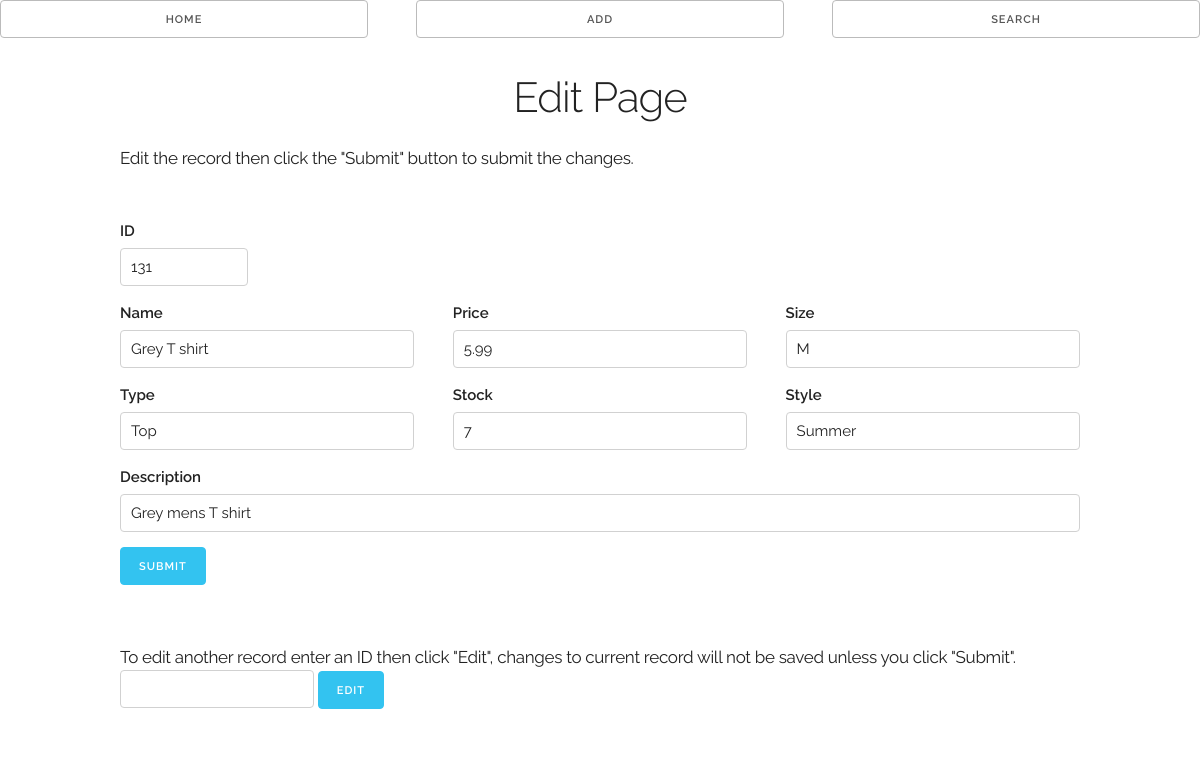
The page /edit.php?edit_ID=131 on the database its author committed.
### tables this page shows
CREATE TABLE `Items` (
  `Item_Name` varchar(100) NOT NULL,
  `Item_ID` int(225) unsigned NOT NULL AUTO_INCREMENT,
  `Item_Description` varchar(200) NOT NULL,
  `Item_Stock` int(225) unsigned NOT NULL,
  `Item_Type` varchar(100) NOT NULL,
  `Item_Style` varchar(100) NOT NULL,
  `Item_Size` varchar(100) NOT NULL,
  `Item_Price` double unsigned NOT NULL,
  PRIMARY KEY (`Item_ID`),
  FULLTEXT KEY `Item_Name` (`Item_Name`)
);

### edit.php (the view, shortened to what this page needs)
<!DOCTYPE html>
<html lang="en">
	<head>
		<link rel="stylesheet" href="css/normalize.css">
		<link rel="stylesheet" href="css/skeleton.css">
	</head>
	<body>
		<?php
			$username = "";
			$password = "";
			$host = "127.0.0.1";
			$db = $username;
			$connection = mysqli_connect($host, $username, $password, $db);
			if (mysqli_connect_error()){
			$message = "Failed to connect to MySQL: " . mysqli_connect_error();
			} else {
				if (!filter_var($_GET["edit_ID"], FILTER_VALIDATE_INT)) {
					$edit_ID = mysqli_real_escape_string($connection, $_POST["ID"]);
				} else {
					$edit_ID = mysqli_real_escape_string($connection, $_GET["edit_ID"]);
				}
				require 'exists.php';
				if (empty($edit_ID)) {
					$message = "Please enter a valid ID to edit";
				} else if (!filter_var($edit_ID, FILTER_VALIDATE_INT)) {
					$message = "The ID must be a whole number.";
				} else if (ID_Exists($edit_ID) == 0) {
					$message = "The ID " .$edit_ID. " does not exist in the database.";
				} else {
					$get_Result = mysqli_query($connection, "SELECT * FROM Items WHERE Item_ID LIKE '$edit_ID';");
					$row_Data = mysqli_fetch_assoc($get_Result);
					$edit_Name = $row_Data["Item_Name"];
					$edit_Price = $row_Data["Item_Price"];
					$edit_Size = $row_Data["Item_Size"];
					$edit_Type = $row_Data["Item_Type"];
					$edit_Stock = $row_Data["Item_Stock"];
					$edit_Style = $row_Data["Item_Style"];
					$edit_Description = $row_Data["Item_Description"];
				}
			}
		?>
		<div class ="row">
			<div class="four columns">
				<a class="button" style="display: block; width: 100%;" href="home.php">Home</a>
			</div>
			<div class="four columns">
				<a class="button" style="display: block; width: 100%;" href="add.php">Add</a>
			</div>
			<div class="four columns">
				<a class="button" style="display: block; width: 100%;" href="search.php">Search</a>
			</div>
		</div>
		<div class="container">
			<br>
			<h2 align="center">Edit Page</h2>
			<h5_5>Edit the record then click the "Submit" button to submit the changes.</h5_5><br><br>
		</div>
		<form action="edit.php?edit_ID=$edit_ID" method="post">
			<br>
			<div class="container">
				<div class="two columns">
					<label>ID</label>
					<input class="u-full-width" type="text" name="ID" value="<?php echo $edit_ID ?>" readonly>
				</div>
			</div>
			<div class="container">
				<div class="four columns">
					<label>Name</label>
					<input class="u-full-width" type="text" name="Name" value="<?php echo $edit_Name ?>">
					<label>Type</label>
					<input class="u-full-width" type="text" name="Type" value="<?php echo $edit_Type ?>">
				</div>
				<div class="four columns">
					<label>Price</label>
					<input class="u-full-width" type="text" name="Price" value="<?php echo $edit_Price ?>">
					<label>Stock</label>
					<input class="u-full-width" type="text" name="Stock" value="<?php echo $edit_Stock ?>">
				</div>
				<div class="four columns">
					<label>Size</label>
					<input class="u-full-width" type="text" name="Size" value="<?php echo $edit_Size ?>">
					<label>Style</label>
					<input class="u-full-width" type="text" name="Style" value="<?php echo $edit_Style ?>">
				</div>
				<label>Description</label>
				<input class="u-full-width" type="text" name="Description" value="<?php echo $edit_Description ?>">
				<button class="button-primary" type="submit" name="editButton" value="editButton">Submit</button>
			</div>
		</form>
		<div class="container">
			<form action="edit.php" method="get">
				<br><h5_5>To edit another record enter an ID then click "Edit", changes to current record will not be saved unless you click "Submit".</h5_5><br>
				<input type="text" name="edit_ID">
				<button class="button-primary" type="submit">Edit</button>
			</form>
		</div>
	</body>
</html>

### css/skeleton.css (style rules this page uses)
.container { position: relative; width: 100%; max-width: 960px; margin: 0 auto; padding: 0 20px; box-sizing: border-box; }
.column, .columns { width: 100%; float: left; box-sizing: border-box; }
@media (min-width: 400px) { .container { width: 85%; padding: 0; } }
@media (min-width: 550px) { .container { width: 80%; } }
@media (min-width: 550px) { .column, .columns { margin-left: 4%; } }
@media (min-width: 550px) { .column:first-child, .columns:first-child { margin-left: 0; } }
@media (min-width: 550px) { .two.columns { width: 13.3333333333%; } }
@media (min-width: 550px) { .four.columns { width: 30.6666666667%; } }
html { font-size: 62.5%; }
body { font-size: 1.5em; line-height: 1.6; font-weight: 400; font-family: "Raleway", "HelveticaNeue", "Helvetica Neue", Helvetica, Arial, sans-serif; color: #222; }
h1, h2, h3, h4, h5, h6 { margin-top: 0; margin-bottom: 2rem; font-weight: 300; }
h2 { font-size: 3.6rem; line-height: 1.25; letter-spacing: -.1rem; }
h5_5 { font-size: 1.7rem; line-height: 1.55; letter-spacing: -.03rem; }
@media (min-width: 550px) { h2 { font-size: 4.2rem; } }
a { color: #1EAEDB; }
.button, button, input[type="submit"], input[type="reset"], input[type="button"] { display: inline-block; height: 38px; padding: 0 18px; color: #555; text-align: center; font-size: 11px; font-weight: 600; line-height: 38px; letter-spacing: .1rem; text-transform: uppercase; text-decoration: none; white-space: nowrap; background-color: transparent; border-radius: 4px; border: 1px solid #bbb; cursor: pointer; box-sizing: border-box; }
.button.button-primary, button.button-primary, input[type="submit"].button-primary, input[type="reset"].button-primary, input[type="button"].button-primary { color: #FFF; background-color: #33C3F0; border-color: #33C3F0; }
input[type="email"], input[type="number"], input[type="search"], input[type="text"], input[type="tel"], input[type="url"], input[type="password"], textarea, select { height: 38px; padding: 6px 10px; background-color: #fff; border: 1px solid #D1D1D1; border-radius: 4px; box-shadow: none; box-sizing: border-box; }
input[type="email"], input[type="number"], input[type="search"], input[type="text"], input[type="tel"], input[type="url"], input[type="password"], textarea { -webkit-appearance: none; -moz-appearance: none; appearance: none; }
label, legend { display: block; margin-bottom: .5rem; font-weight: 600; }
button, .button { margin-bottom: 1rem; }
input, textarea, select, fieldset { margin-bottom: 1.5rem; }
pre, blockquote, dl, figure, table, p, ul, ol, form { margin-bottom: 2.5rem; }
.u-full-width { width: 100%; box-sizing: border-box; }
.container:after, .row:after, .u-cf { content: ""; display: table; clear: both; }

### rows shown on the page
items: Name "Grey T shirt", Type "Top", Price "5.99", Stock "7", Size "M", Style "Summer", Description "Grey mens T shirt"
